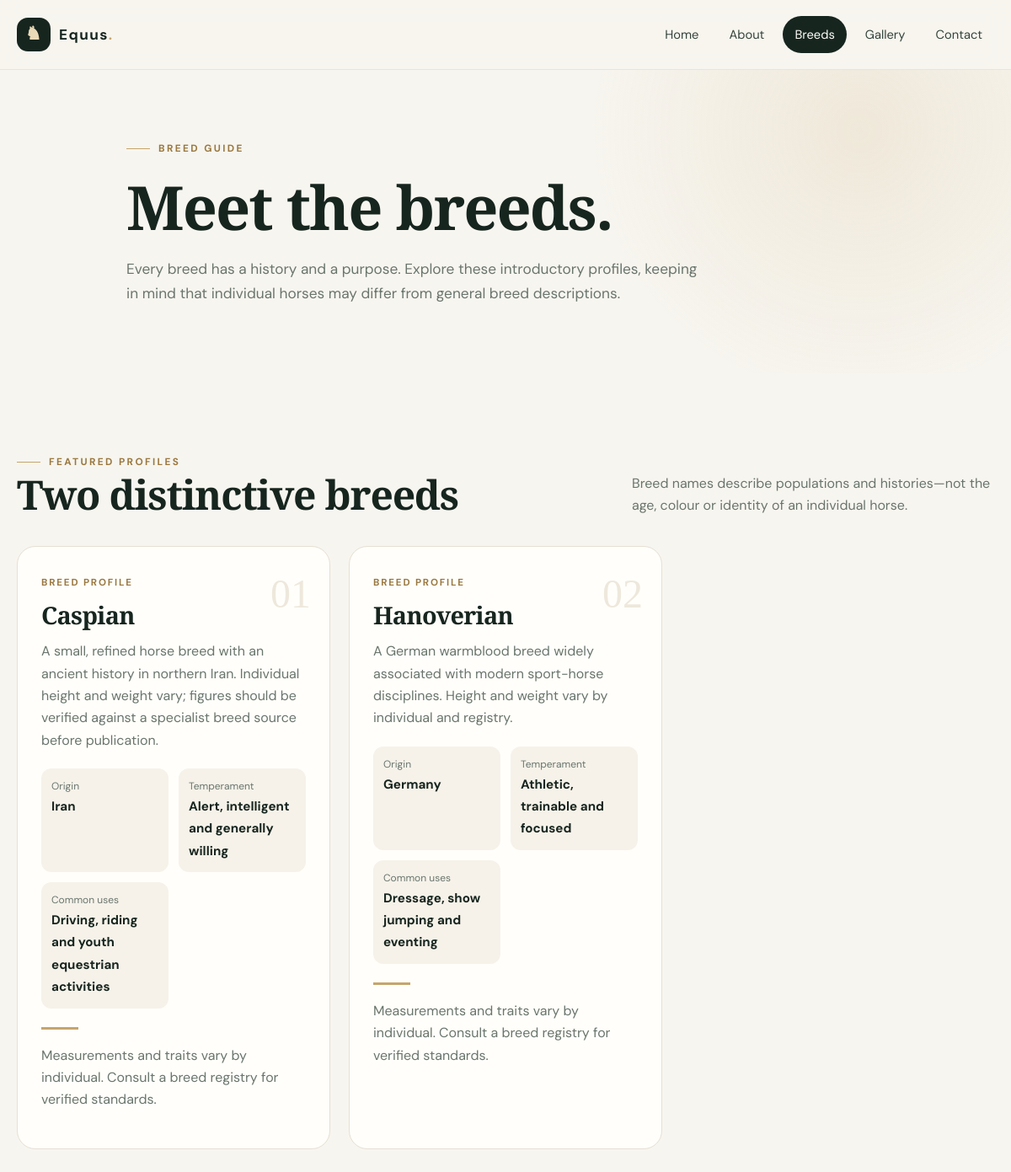
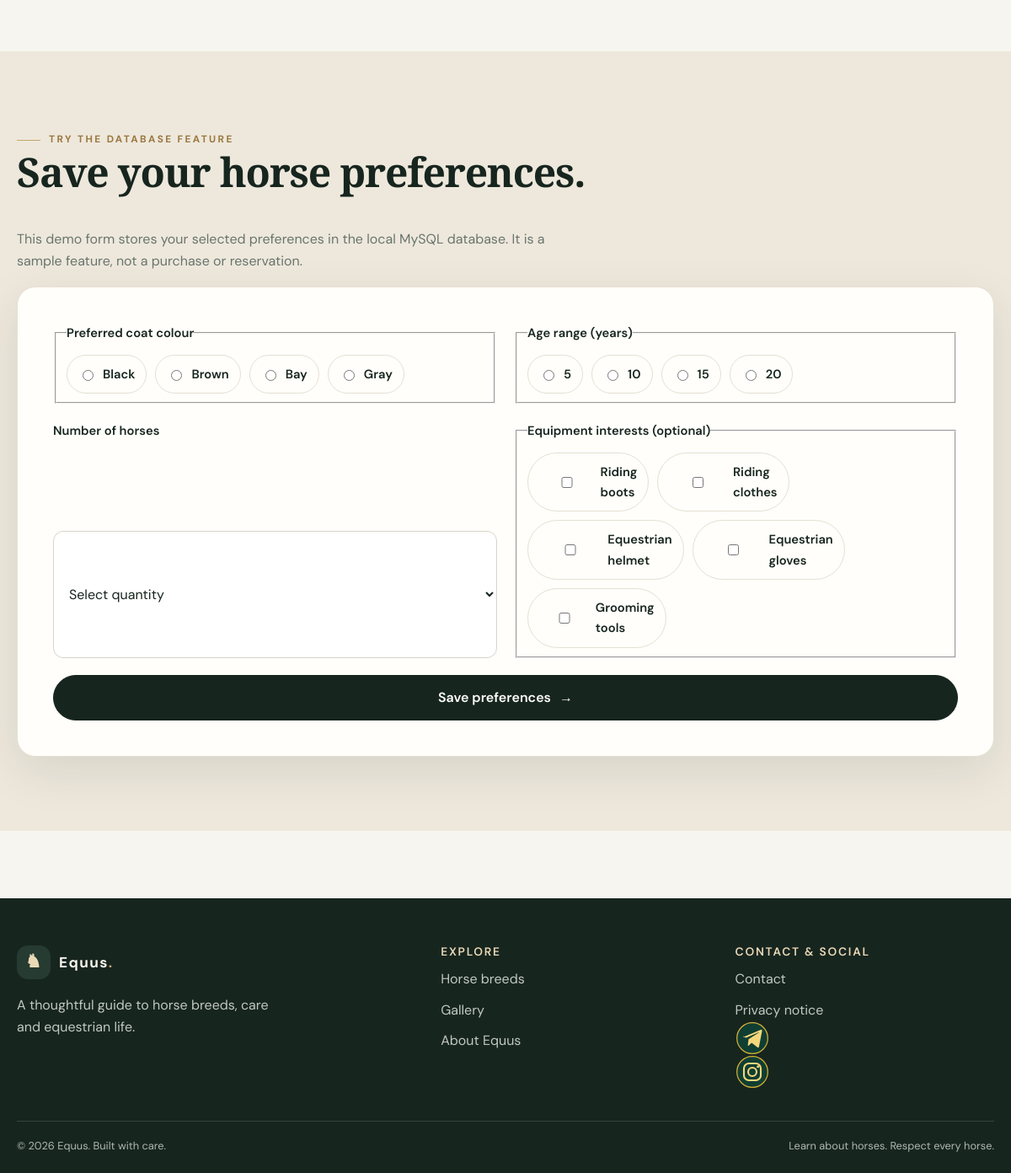
The page /horse.php on the database its author committed (2 pictures, top to bottom).
### tables this page shows
CREATE TABLE IF NOT EXISTS horses (
  id INT UNSIGNED AUTO_INCREMENT PRIMARY KEY,
  name VARCHAR(100) NOT NULL UNIQUE,
  age INT UNSIGNED NOT NULL DEFAULT 0,
  color VARCHAR(50) NOT NULL DEFAULT 'Various',
  description TEXT NULL,
  origin_country VARCHAR(100) NULL,
  height_cm SMALLINT UNSIGNED NULL,
  weight_kg SMALLINT UNSIGNED NULL,
  temperament VARCHAR(160) NULL,
  uses VARCHAR(255) NULL,
  created_at TIMESTAMP DEFAULT CURRENT_TIMESTAMP
);

### includes/security.php (called while the page is built, shortened)
<?php
function e($value): string { return htmlspecialchars((string)$value, ENT_QUOTES | ENT_SUBSTITUTE, 'UTF-8'); }

### horse.php (the view, shortened to what this page needs)
<?php
require_once __DIR__ . '/db.php';
require_once __DIR__ . '/includes/security.php';
$activePage = 'Breeds'; $pageCss = 'css/breeds.css';
$horses = [];
try { $horses = $pdo->query('SELECT * FROM horses ORDER BY name ASC')->fetchAll(); }
catch (PDOException $e) { http_response_code(500); $dbError = true; }
require __DIR__ . '/includes/header.php';
?>
<main id="main-content">
  <section class="page-hero"><div class="wrap"><span class="eyebrow">Breed guide</span><h1>Meet the breeds.</h1><p>Every breed has a history and a purpose. Explore these introductory profiles, keeping in mind that individual horses may differ from general breed descriptions.</p></div></section>
  <section class="section"><div class="wrap"><div class="section-head"><div><span class="eyebrow">Featured profiles</span><h2>Two distinctive breeds</h2></div><p>Breed names describe populations and histories—not the age, colour or identity of an individual horse.</p></div>
    <?php if ($horses): ?><div class="card-grid">
      <?php foreach ($horses as $index => $horse): ?>
        <article class="breed-card" data-number="<?= str_pad((string)($index + 1), 2, '0', STR_PAD_LEFT) ?>"><span class="breed-kicker">Breed profile</span><h2><?= e($horse['name'] ?? 'Horse breed') ?></h2><p><?= e($horse['description'] ?? '') ?></p><div class="breed-facts">
          <?php foreach ([['Origin','origin_country',''],['Typical height','height_cm',' cm'],['Typical weight','weight_kg',' kg'],['Temperament','temperament',''],['Common uses','uses','']] as [$label,$key,$suffix]): if (!empty($horse[$key])): ?><div class="breed-fact"><span><?= e($label) ?></span><strong><?= e($horse[$key]) ?><?= e($suffix) ?></strong></div><?php endif; endforeach; ?>
        </div><div class="gold-rule"></div><p class="muted">Measurements and traits vary by individual. Consult a breed registry for verified standards.</p></article>
      <?php endforeach; ?>
    </div><?php else: ?><p class="notice">No breed profiles are available yet. Import the provided <code>setup.sql</code> or check the existing database schema.</p><?php endif; ?>
  </div></section>
  <section class="section selection-section"><div class="wrap"><span class="eyebrow">Try the database feature</span><h2>Save your horse preferences.</h2><p class="selection-intro">This demo form stores your selected preferences in the local MySQL database. It is a sample feature, not a purchase or reservation.</p>
    <form class="panel" action="save_selection.php" method="post"><input type="hidden" name="csrf_token" value="<?= e($_SESSION['csrf_token']) ?>">
      <div class="form-grid">
        <fieldset class="field"><legend>Preferred coat colour</legend><div class="choice-list"><label class="choice-pill"><input type="radio" name="color" value="black" required> Black</label><label class="choice-pill"><input type="radio" name="color" value="brown"> Brown</label><label class="choice-pill"><input type="radio" name="color" value="bay"> Bay</label><label class="choice-pill"><input type="radio" name="color" value="gray"> Gray</label></div></fieldset>
        <fieldset class="field"><legend>Age range (years)</legend><div class="choice-list"><label class="choice-pill"><input type="radio" name="age" value="5" required> 5</label><label class="choice-pill"><input type="radio" name="age" value="10"> 10</label><label class="choice-pill"><input type="radio" name="age" value="15"> 15</label><label class="choice-pill"><input type="radio" name="age" value="20"> 20</label></div></fieldset>
        <div class="field"><label for="number">Number of horses</label><select id="number" name="number" required><option value="" selected disabled>Select quantity</option></select></div>
        <fieldset class="field"><legend>Equipment interests (optional)</legend><div class="choice-list"><?php foreach (['Riding boots','Riding clothes','Equestrian helmet','Equestrian gloves','Grooming tools'] as $item): ?><label class="choice-pill"><input type="checkbox" name="need[]" value="<?= e($item) ?>"> <?= e($item) ?></label><?php endforeach; ?></div></fieldset>
        <div class="field field-full"><button class="btn" type="submit">Save preferences <span aria-hidden="true">→</span></button></div>
      </div>
    </form>
  </div></section>
</main>
<?php require __DIR__ . '/includes/footer.php'; ?>

### includes/header.php (shortened to what this page needs)
<?php
$navItems = ['Home'=>'index.php','About'=>'about.php','Breeds'=>'horse.php','Gallery'=>'gallery.php','Contact'=>'contact.php'];
?>
<!doctype html>
<html lang="en">
<head>
  <link rel="stylesheet" href="css/base.css">
  <?php if (!empty($pageCss)): ?><link rel="stylesheet" href="<?= htmlspecialchars($pageCss, ENT_QUOTES, 'UTF-8') ?>"><?php endif; ?>
</head>
<body>
<header class="site-header">
  <div class="header-inner wrap">
    <a class="brand" href="index.php" aria-label="Equus home"><span class="brand-mark" aria-hidden="true">♞</span><span>Equus<span class="brand-dot">.</span></span></a>
    <nav class="main-nav" id="primary-navigation" aria-label="Main navigation">
      <?php foreach ($navItems as $label => $href): ?>
        <a href="<?= $href ?>"<?= $activePage === $label ? ' class="active" aria-current="page"' : '' ?>><?= $label ?></a>
      <?php endforeach; ?>
    </nav>
  </div>
</header>

### includes/footer.php (shortened to what this page needs)
<footer class="site-footer">
  <div class="wrap footer-grid">
    <div>
      <a class="brand footer-brand" href="index.php">
        <span class="brand-mark" aria-hidden="true">♞</span>
        <span>Equus<span class="brand-dot">.</span></span>
      </a>
      <p class="footer-note">
        A thoughtful guide to horse breeds, care and equestrian life.
      </p>
    </div>
    <div>
      <h2 class="footer-heading">Explore</h2>
      <div class="footer-links">
        <a href="horse.php">Horse breeds</a>
        <a href="gallery.php">Gallery</a>
        <a href="about.php">About Equus</a>
      </div>
    </div>
    <div>
      <h2 class="footer-heading">Contact & Social</h2>
      <div class="footer-links">
        <a href="contact.php">Contact</a>
        <a href="privacy.php">Privacy notice</a>
      </div>
      <div class="footer-social">
        <a
          href="https://t.me/S_nazfuroosh"
          class="social-icon"
          target="_blank"
          rel="noopener noreferrer"
          aria-label="Telegram"
          title="Telegram">
          <img src="assets/telegram.svg" alt="" width="40" height="40">
        </a>
        <a
          href="https://www.instagram.com/setayesh.8n/"
          class="social-icon"
          target="_blank"
          rel="noopener noreferrer"
          aria-label="Instagram"
          title="Instagram">
          <img src="assets/instagram.svg" alt="" width="40" height="40">
        </a>
      </div>
    </div>
  </div>
  <div class="wrap footer-bottom">
    <span>© <?= date('Y') ?> Equus. Built with care.</span>
    <span>Learn about horses. Respect every horse.</span>
  </div>
</footer>
</body>
</html>

### css/base.css (style rules this page uses)
:root { --ink:#17251f;--ink-soft:#34443b;--paper:#f7f5ef;--white:#fffefa;--gold:#c6a56b;--gold-light:#ead9b6;--muted:#69756d;--line:#e6e0d4;--shadow:0 18px 55px rgba(23,37,31,.10);--radius:22px;--serif:'Playfair Display',Georgia,serif;--sans:'DM Sans',Arial,sans-serif }
* { box-sizing:border-box }
html { scroll-behavior:smooth;scroll-padding-top:90px }
body { margin:0;background:var(--paper);color:var(--ink);font-family:var(--sans);line-height:1.65;-webkit-font-smoothing:antialiased }
img { display:block;max-width:100%;height:auto }
a { color:inherit;text-decoration:none }
button,input,textarea,select { font:inherit }
button,a,input,textarea,select { outline-offset:4px }
.wrap { width:min(1160px,calc(100% - 40px));margin-inline:auto }
.site-header { position:sticky;top:0;z-index:50;background:rgba(247,245,239,.94);backdrop-filter:blur(14px);border-bottom:1px solid rgba(23,37,31,.08) }
.header-inner { min-height:82px;display:flex;align-items:center;justify-content:space-between;gap:28px }
.brand { display:inline-flex;align-items:center;gap:10px;font-weight:700;letter-spacing:.08em;font-size:1.08rem }
.brand-mark { display:grid;place-items:center;width:40px;height:40px;border-radius:13px;background:var(--ink);color:var(--gold-light);font-size:1.35rem }
.brand-dot { color:var(--gold) }
.main-nav { display:flex;align-items:center;gap:8px }
.main-nav a { padding:10px 14px;border-radius:999px;color:var(--ink-soft);font-size:.92rem;transition:background .2s,color .2s }
.main-nav a:hover,.main-nav a.active { background:var(--ink);color:var(--white) }
.eyebrow { display:inline-flex;align-items:center;gap:10px;color:#9a7840;font-size:.74rem;font-weight:700;letter-spacing:.2em;text-transform:uppercase }
.eyebrow:before { content:'';width:28px;height:1px;background:var(--gold) }
h1,h2,h3,p { margin-top:0 }
h1,h2,h3 { line-height:1.15 }
h1,h2 { font-family:var(--serif);font-weight:600;letter-spacing:-.025em }
h1 { font-size:clamp(2.8rem,6vw,5.8rem) }
h2 { font-size:clamp(2rem,4vw,3.2rem) }
.muted { color:var(--muted) }
.btn { display:inline-flex;align-items:center;justify-content:center;gap:10px;padding:13px 20px;border:1px solid var(--ink);border-radius:999px;background:var(--ink);color:var(--white);font-weight:600;transition:transform .2s,background .2s }
.section { padding:88px 0 }
.section-head { display:flex;align-items:end;justify-content:space-between;gap:30px;margin-bottom:34px }
.section-head h2 { margin-bottom:0 }
.section-head p { max-width:430px;margin-bottom:0;color:var(--muted) }
.site-footer { background:var(--ink);color:#f8f5ec;padding:56px 0 22px;margin-top:80px }
.footer-grid { display:grid;grid-template-columns:1.5fr 1fr 1fr;gap:42px;padding-bottom:38px }
.footer-brand .brand-mark { background:#263b31 }
.footer-note { max-width:310px;margin:18px 0 0;color:#c0c9c1 }
.footer-heading { font-family:var(--sans);font-size:.86rem;letter-spacing:.13em;text-transform:uppercase;color:var(--gold-light) }
.footer-links { display:grid;gap:10px;color:#c0c9c1 }
.footer-bottom { border-top:1px solid rgba(255,255,255,.14);padding-top:18px;display:flex;justify-content:space-between;gap:20px;color:#aeb8af;font-size:.8rem }
.page-hero { padding:76px 0 64px;background:radial-gradient(circle at 85% 20%,rgba(198,165,107,.16),transparent 30%),var(--paper) }
.page-hero .wrap { max-width:900px }
.page-hero h1 { font-size:clamp(2.8rem,6vw,5rem);margin:18px 0 }
.page-hero p { max-width:680px;color:var(--muted);font-size:1.08rem }
.panel { background:var(--white);border:1px solid var(--line);border-radius:var(--radius);padding:clamp(24px,4vw,42px);box-shadow:var(--shadow) }
.form-grid { display:grid;grid-template-columns:repeat(2,minmax(0,1fr));gap:20px }
.field { display:grid;gap:8px }
.field legend { padding:0;margin-bottom:8px }
.field-full { grid-column:1/-1 }
.field label,.field legend { font-weight:600;font-size:.92rem }
.field input,.field textarea,.field select { width:100%;border:1px solid #d9d4c9;border-radius:12px;background:#fff;padding:13px 14px;color:var(--ink) }
.choice-list { display:flex;flex-wrap:wrap;gap:10px }
.choice-pill { display:inline-flex;align-items:center;gap:8px;padding:10px 13px;border:1px solid var(--line);border-radius:999px;background:var(--white) }
.choice-pill input { accent-color:var(--ink) }
.card-grid { display:grid;grid-template-columns:repeat(3,minmax(0,1fr));gap:22px }
.gold-rule { width:44px;height:3px;background:var(--gold);margin:18px 0 }

### rows shown on the page
horses: name "Caspian", description "A small, refined horse breed with an ancient history in northern Iran. Individual height and weight vary; figures should be verified against a specialist breed source before publication.", label "Origin", origin_country "Iran", label "Temperament", temperament "Alert, intelligent and generally willing", label "Common uses", uses "Driving, riding and youth equestrian activities"
horses: name "Hanoverian", description "A German warmblood breed widely associated with modern sport-horse disciplines. Height and weight vary by individual and registry.", label "Origin", origin_country "Germany", label "Temperament", temperament "Athletic, trainable and focused", label "Common uses", uses "Dressage, show jumping and eventing"

### other values the page prints
$label "Home"
$label "About"
$label "Breeds"
$label "Gallery"
$label "Contact"
$item "Riding boots"
$item "Riding clothes"
$item "Equestrian helmet"
$item "Equestrian gloves"
$item "Grooming tools"
